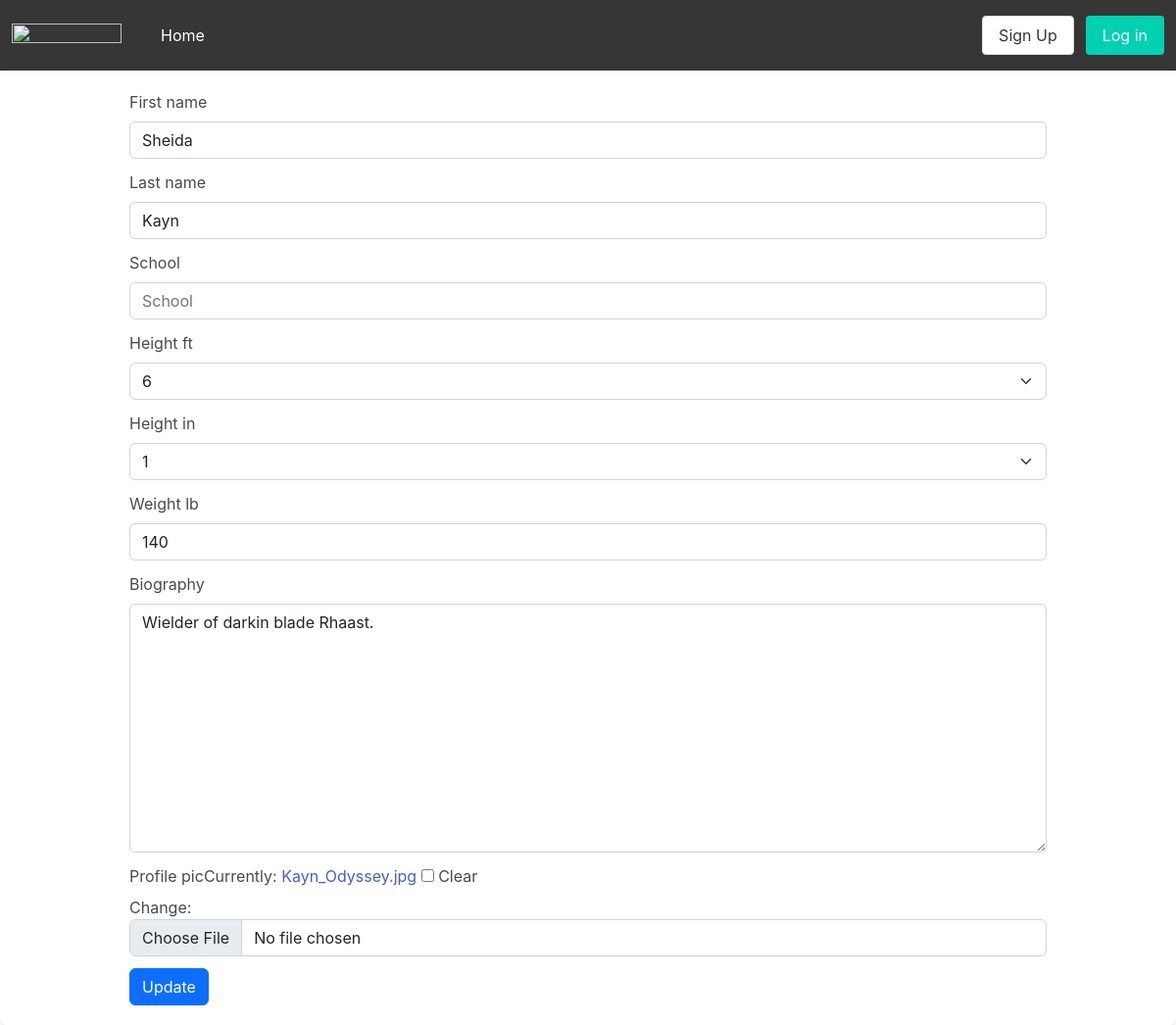
The app's page /user/6/update, older data.
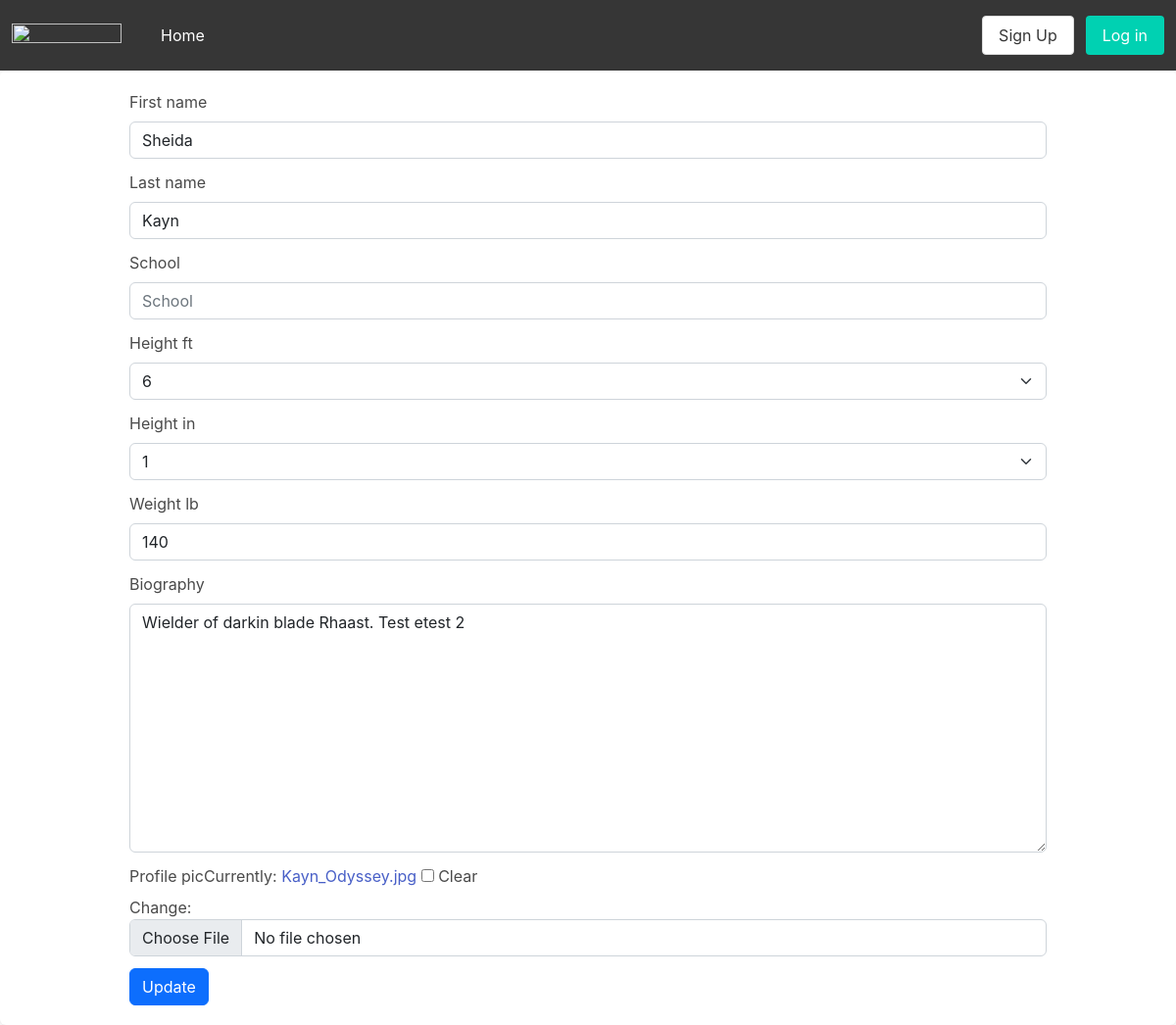
The same page, newer data.
### api/models.py (models this page shows, shortened)
class CustomUser(auth.models.AbstractUser, auth.models.PermissionsMixin):
    user_type_choices = (
        (0, 'Scout'),
        (1, 'Athlete'),
    )
    height_foot_options = (
        (4, '4'),
        (5, '5'),
        (6, '6'),
        (7, '7'),
    )
    height_inch_options = (
        (0, '0'),
        (1, '1'),
        (2, '2'),
        (3, '3'),
        (4, '4'),
        (5, '5'),
        (6, '6'),
        (7, '7'),
        (8, '8'),
        (9, '9'),
        (10, '10'),
        (11, '11'),
        (12, '12'),
    )
    weight_lb = models.IntegerField(default=140, blank=True)
    height_ft = models.IntegerField(choices=height_foot_options, default=5, blank=True)
    height_in = models.IntegerField(choices=height_inch_options, default=6, blank=True)
    school = models.CharField(max_length=128, blank=True)
    profile_pic = models.ImageField(null=True, blank=True)
    bio = models.TextField(null=True, blank=True, default="No biography")
    user_type = models.PositiveSmallIntegerField(null=True, choices=user_type_choices)

### api/views.py (the view)
# urls.py: path('user/<int:pk>/update', views.UpdateUser.as_view(), name='update_user_page'),
class UpdateUser(UpdateView):
    model = models.CustomUser
    form_class = forms.UserEditForm
    success_url = reverse_lazy('api:home_page')
    template_name = 'user_update.html'

### api/forms.py
class UserEditForm(ModelForm):
    class Meta:
        fields = ('first_name', 'last_name', 'school', 'height_ft', 'height_in', 'weight_lb', 'bio', 'profile_pic')
        model = get_user_model()
    def __init__(self, *args, **kwargs):
        super().__init__(*args,**kwargs)
        self.fields['bio'].label = 'Biography'

### templates/user_update.html (shortened to what this page needs)
{% extends 'base.html' %}
{% load bootstrap5 %}
{% block bodyblock %}
<div class='container'>
    <form method="post" enctype="multipart/form-data">
        {% bootstrap_form form %}
        <input type="submit" value="Update" class="btn btn-primary">
    </form>
</div>
{% endblock bodyblock %}

Row changes from the older to the newer data that the page shows:
changed CustomUser "Sheida": bio "Wielder of darkin blade Rhaast." → "Wielder of darkin blade Rhaast. Test etest 2"
